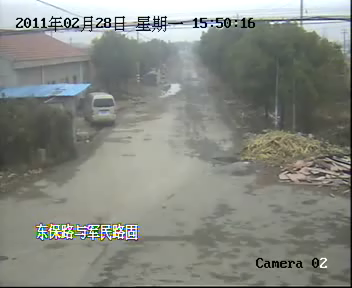
%> input picture MY MAT LIB/Leaf/bmp/1000_1065.avi.bmp, 352 x 288 px
$ octave --eval "NEG(imread('../bmp/1000_1065.avi.bmp'));"   (GNU Octave 9; MATLAB toolbox functions it lacks are replaced by stand-ins)
%> lines starting %> are read from the running program, lines starting %| are printed output that depends on the picture
function [] = NEG(I)
%% NEG is short for NORMALIZED EXCESSIVE GREEN
%%
epsilon = 0.00000001;
param = 3.5;
%%
r = double(I(:,:,1));
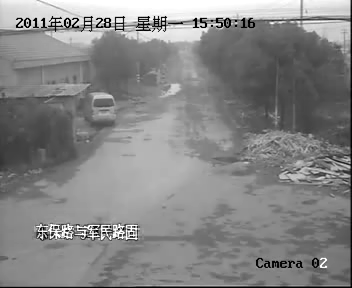
%> r: size 288x352 double; min 0, max 255, mean 133.5
g = double(I(:,:,2));
b = double(I(:,:,3));
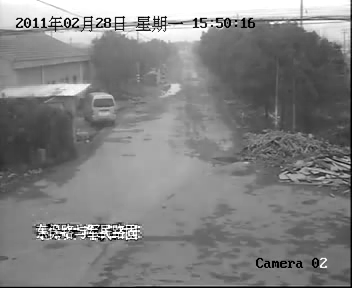
%> b: size 288x352 double; min 0, max 255, mean 130
R = r(:,:) ./((r(:,:) + g(:,:) + b(:,:)) + epsilon);
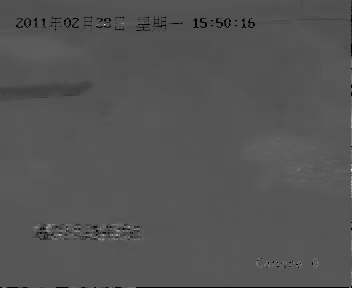
%> R: size 288x352 double; min 0, max 1, mean 0.333
G = g(:,:) ./((r(:,:) + g(:,:) + b(:,:)) + epsilon);
B = b(:,:) ./((r(:,:) + g(:,:) + b(:,:)) + epsilon);
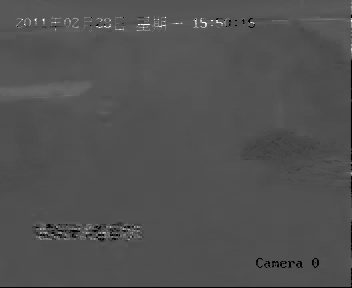
%> B: size 288x352 double; min 0, max 1, mean 0.321
NEG = param * G(:,:) - R(:,:) - B(:,:);
NEG = uint8(round(NEG(:,:) * 100));
%> NEG: size 288x352 uint8
% [5 lines of commented-out code are left out]
[height width] = size(NEG);
%> height = 288; width = 352
NEG1 = NEG(1:height/2, 1:width/2);
NEG2 = NEG(1:height/2, width/2:width);
NEG3 = NEG(height/2:height, 1:width/2);
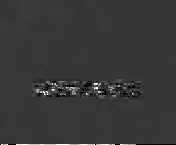
%> NEG3: size 145x176 uint8; min 0, max 255, mean 55.7
NEG4 = NEG(height/2:height, width/2:width);
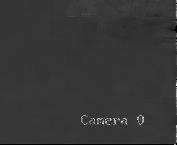
%> NEG4: size 145x177 uint8; min 0, max 255, mean 54.7

index1 = find(50<NEG1(:,:) & NEG1(:,:)<100);num1 = length(index1)
%> after `index1 = find(50<NEG1(:,:) & NEG1(:,:)<100)`: index1 = 19130 values from 19 to 25344
%> after `num1 = length(index1)`: num1 = 19130
index2 = find(50<NEG2(:,:) & NEG2(:,:)<100);num2 = length(index2)
%> after `index2 = find(50<NEG2(:,:) & NEG2(:,:)<100)`: index2 = 23181 values from 10 to 25471
%> after `num2 = length(index2)`: num2 = 23181
index3 = find(50<NEG3(:,:) & NEG3(:,:)<100);num3 = length(index3)
%> after `index3 = find(50<NEG3(:,:) & NEG3(:,:)<100)`: index3 = 24193 values from 1 to 25519
%> after `num3 = length(index3)`: num3 = 24193
index4 = find(50<NEG4(:,:) & NEG4(:,:)<100);num4 = length(index4)
%> after `index4 = find(50<NEG4(:,:) & NEG4(:,:)<100)`: index4 = 23847 values from 1 to 25663
%> after `num4 = length(index4)`: num4 = 23847
%> `NEG(imread('../bmp/1000_1065.avi.bmp'));`:
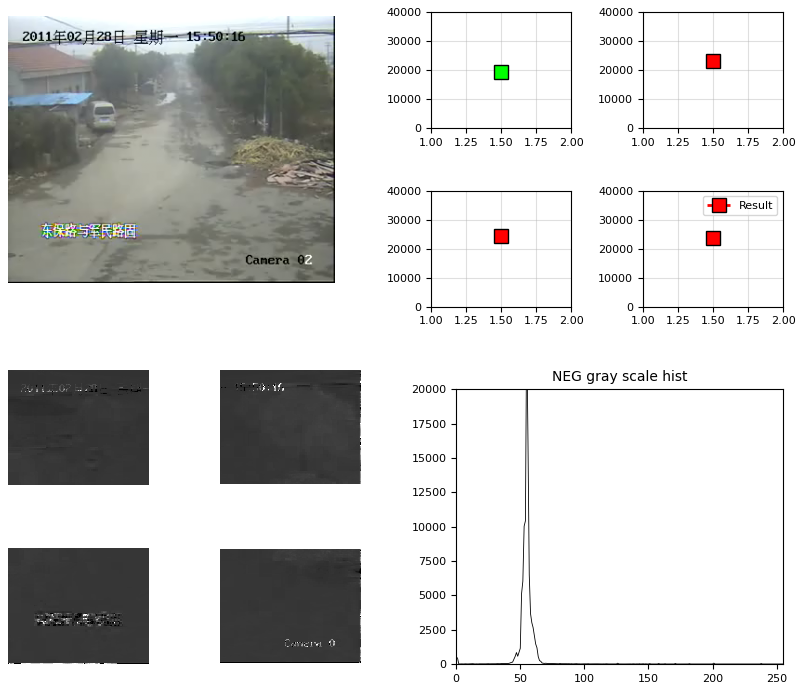
%> figure redrawn from the program's plot data, 10 panels

figure(100);
subplot(221);imshow(I);
if(num1<20000) subplot(443);plot(1.5, num1, '--rs','LineWidth', 2, 'MarkerEdgeColor', 'k', 'MarkerFaceColor', 'g','MarkerSize', 10); hold on;grid on;axis([1 2 0 40000]);hold off;
else subplot(443);plot(1.5, num1, '--rs','LineWidth', 2, 'MarkerEdgeColor', 'k', 'MarkerFaceColor', 'r','MarkerSize', 10); hold on;grid on;axis([1 2 0 40000]);hold off;end;

if(num2<20000) subplot(444);plot(1.5, num2, '--rs','LineWidth', 2, 'MarkerEdgeColor', 'k', 'MarkerFaceColor', 'g','MarkerSize', 10); hold on;grid on;axis([1 2 0 40000]);hold off;
else subplot(444);plot(1.5, num2, '--rs','LineWidth', 2, 'MarkerEdgeColor', 'k', 'MarkerFaceColor', 'r','MarkerSize', 10); hold on;grid on;axis([1 2 0 40000]);hold off;end;

if(num3<20000) subplot(447);plot(1.5, num3, '--rs','LineWidth', 2, 'MarkerEdgeColor', 'k', 'MarkerFaceColor', 'g','MarkerSize', 10); hold on;grid on;axis([1 2 0 40000]);hold off;
else subplot(447);plot(1.5, num3, '--rs','LineWidth', 2, 'MarkerEdgeColor', 'k', 'MarkerFaceColor', 'r','MarkerSize', 10); hold on;grid on;axis([1 2 0 40000]);hold off;end;

if(num4<20000)subplot(448);plot(1.5, num4, '--rs','LineWidth', 2, 'MarkerEdgeColor', 'k', 'MarkerFaceColor', 'g','MarkerSize', 10); hold on;grid on;axis([1 2 0 40000]);hold off;
else subplot(448);plot(1.5, num4, '--rs','LineWidth', 2, 'MarkerEdgeColor', 'k', 'MarkerFaceColor', 'r','MarkerSize', 10); hold on;grid on;axis([1 2 0 40000]);hold off;end;
%title('SCORE');grid on; hold on; axis([1 5 0 100000]);
%colormap(gca,jet);set(gca,'YDir','normal');freezeColors;
hold off;  legend('Result');

subplot(4,4,9); imshow(NEG1);
subplot(4,4,10);imshow(NEG2);
subplot(4,4,13);imshow(NEG3);
subplot(4,4,14);imshow(NEG4);
%subplot(223);imshow(NEG);
subplot(224);plot(imhist(NEG),'k');hold on;axis([0 255 0 20000]);title('NEG gray scale hist'); hold off;

end
